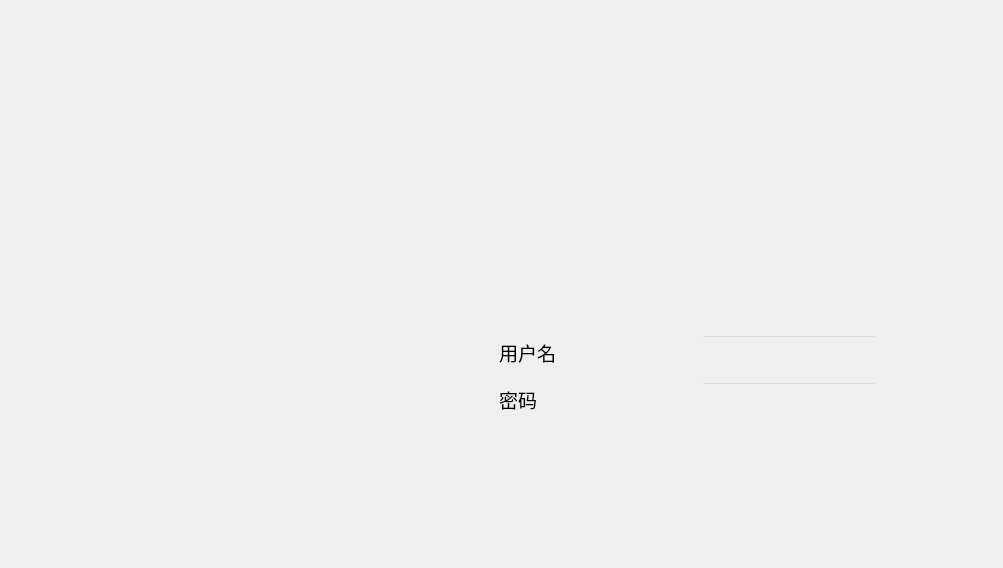
<?xml version="1.0" encoding="UTF-8"?>
<ui version="4.0">
 <class>Login</class>
 <widget class="QWidget" name="Login">
  <property name="geometry">
   <rect>
    <x>0</x>
    <y>0</y>
    <width>1003</width>
    <height>568</height>
   </rect>
  </property>
  <property name="windowTitle">
   <string>Form</string>
  </property>
  <widget class="QWidget" name="widget" native="true">
   <property name="geometry">
    <rect>
     <x>490</x>
     <y>320</y>
     <width>396</width>
     <height>171</height>
    </rect>
   </property>
   <property name="styleSheet">
    <string notr="true">border-image: url(:/new/button/ziyuan/button/login.png);

</string>
   </property>
   <widget class="QWidget" name="widget_3" native="true">
    <property name="geometry">
     <rect>
      <x>9</x>
      <y>9</y>
      <width>378</width>
      <height>96</height>
     </rect>
    </property>
    <property name="sizePolicy">
     <sizepolicy hsizetype="Preferred" vsizetype="Fixed">
      <horstretch>0</horstretch>
      <verstretch>0</verstretch>
     </sizepolicy>
    </property>
    <property name="styleSheet">
     <string notr="true">background-color: rgba(255, 255, 255);
border-image: url();
background-color: rgba(255, 255, 255, 0);</string>
    </property>
    <layout class="QGridLayout" name="gridLayout">
     <item row="0" column="0">
      <widget class="QLabel" name="label">
       <property name="font">
        <font>
         <family>微软雅黑</family>
         <pointsize>14</pointsize>
        </font>
       </property>
       <property name="styleSheet">
        <string notr="true">background-color: rgba(255, 255, 255, 0);</string>
       </property>
       <property name="text">
        <string>用户名</string>
       </property>
      </widget>
     </item>
     <item row="1" column="0">
      <widget class="QLabel" name="label_2">
       <property name="font">
        <font>
         <family>微软雅黑</family>
         <pointsize>14</pointsize>
        </font>
       </property>
       <property name="text">
        <string>密码</string>
       </property>
      </widget>
     </item>
     <item row="1" column="2">
      <widget class="QLineEdit" name="lineEdit_2">
       <property name="font">
        <font>
         <family>微软雅黑</family>
         <pointsize>14</pointsize>
        </font>
       </property>
      </widget>
     </item>
     <item row="0" column="1">
      <spacer name="horizontalSpacer">
       <property name="orientation">
        <enum>Qt::Horizontal</enum>
       </property>
       <property name="sizeHint" stdset="0">
        <size>
         <width>40</width>
         <height>20</height>
        </size>
       </property>
      </spacer>
     </item>
     <item row="0" column="2">
      <widget class="QLineEdit" name="lineEdit">
       <property name="font">
        <font>
         <family>微软雅黑</family>
         <pointsize>14</pointsize>
        </font>
       </property>
      </widget>
     </item>
    </layout>
   </widget>
   <widget class="QWidget" name="widget_2" native="true">
    <property name="geometry">
     <rect>
      <x>9</x>
      <y>111</y>
      <width>381</width>
      <height>51</height>
     </rect>
    </property>
    <property name="sizePolicy">
     <sizepolicy hsizetype="Preferred" vsizetype="Fixed">
      <horstretch>0</horstretch>
      <verstretch>0</verstretch>
     </sizepolicy>
    </property>
    <property name="styleSheet">
     <string notr="true">background-color: rgba(255, 255, 255, 0);
border-image: url();</string>
    </property>
    <widget class="QPushButton" name="pushButton">
     <property name="geometry">
      <rect>
       <x>60</x>
       <y>0</y>
       <width>100</width>
       <height>44</height>
      </rect>
     </property>
     <property name="styleSheet">
      <string notr="true">background-image: url(:/new/button/ziyuan/button/loginButton.png);</string>
     </property>
     <property name="text">
      <string/>
     </property>
     <property name="flat">
      <bool>true</bool>
     </property>
    </widget>
    <widget class="QPushButton" name="pushButton_2">
     <property name="geometry">
      <rect>
       <x>210</x>
       <y>0</y>
       <width>100</width>
       <height>44</height>
      </rect>
     </property>
     <property name="styleSheet">
      <string notr="true">background-image: url(:/new/button/ziyuan/button/zhuce.png);</string>
     </property>
     <property name="text">
      <string/>
     </property>
     <property name="iconSize">
      <size>
       <width>100</width>
       <height>44</height>
      </size>
     </property>
     <property name="flat">
      <bool>true</bool>
     </property>
    </widget>
   </widget>
  </widget>
 </widget>
 <resources/>
 <connections/>
</ui>
